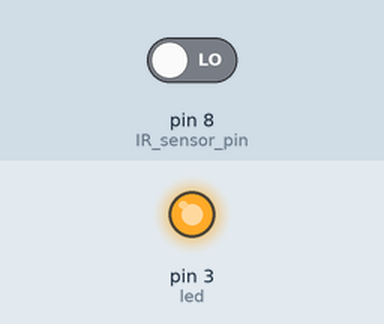
The sketch below on a simulated Arduino Uno, built with avr-gcc and run on an emulated ATmega328P. Parts: output pins drawn as LEDs (lit = HIGH). The inputs (shaded band) are chosen by the test bench; at power-on: pin 8 (IR_sensor_pin) LOW.

Above: at 2.8 s.
2.9 s: pin 8 (IR_sensor_pin) driven HIGH
At 3.7 s:
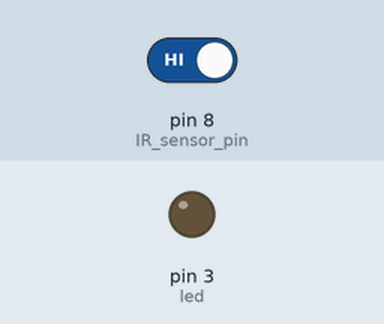
4.5 s: pin 8 (IR_sensor_pin) driven LOW
At 6.4 s:
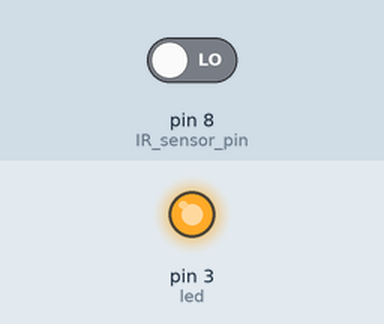
Timing chart, 0 to 7.9 s (numbered marks = the images above; inputs shaded):
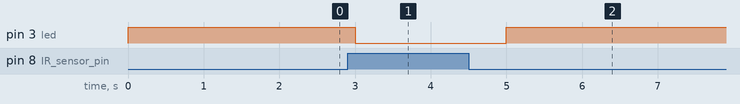

The sketch:

P3.ino
```cpp
#define IR_sensor_pin 8
#define led 3
void setup() {
//  Serial.begin(9600);
  pinMode(IR_sensor_pin,INPUT);
  pinMode(led,OUTPUT);
}

void loop() {
  int val = digitalRead(IR_sensor_pin);
  if(val == HIGH){
//      Serial.print(1);
    digitalWrite(led,LOW);
    delay(1000);
  }
  else{
    digitalWrite(led,HIGH);
    delay(1000);
  }
}
```

Measured:
- after the input at 2.9 s, pin 3 (led): HIGH → LOW after 0.10 s
- after the input at 4.5 s, pin 3 (led): LOW → HIGH after 0.50 s
